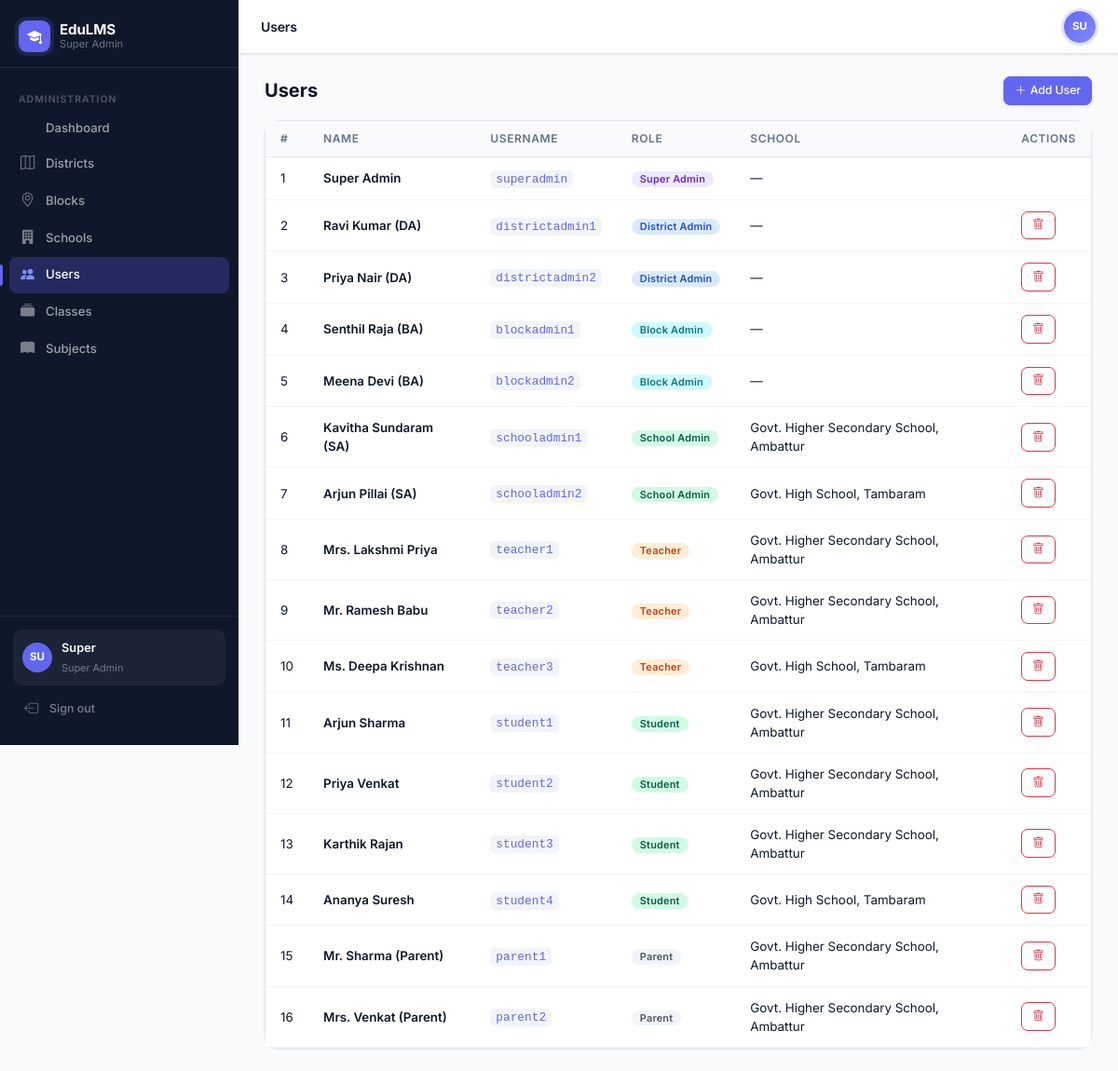
Page /admin/users (signed in) on the committed database.
### app/models/user.py (models this page shows, shortened)
class User(UserMixin, db.Model):
    __tablename__ = 'users'
    id = db.Column(db.Integer, primary_key=True)
    username = db.Column(db.String(80), unique=True, nullable=False)
    password_hash = db.Column(db.String(256), nullable=False)
    full_name = db.Column(db.String(120), nullable=False)
    email = db.Column(db.String(120))
    phone = db.Column(db.String(20))
    role = db.Column(db.String(30), nullable=False)  # super_admin, district_admin, block_admin, school_admin, teacher, student, parent
    district_id = db.Column(db.Integer, db.ForeignKey('districts.id'), nullable=True)
    block_id = db.Column(db.Integer, db.ForeignKey('blocks.id'), nullable=True)
    school_id = db.Column(db.Integer, db.ForeignKey('schools.id'), nullable=True)
    is_active = db.Column(db.Boolean, default=True)
    created_at = db.Column(db.DateTime, default=datetime.utcnow)
    district = db.relationship('District', foreign_keys=[district_id])
    block = db.relationship('Block', foreign_keys=[block_id])
    school = db.relationship('School', foreign_keys=[school_id])

### app/models/hierarchy.py (models this page shows)
class School(db.Model):
    __tablename__ = 'schools'
    id = db.Column(db.Integer, primary_key=True)
    name = db.Column(db.String(120), nullable=False)
    block_id = db.Column(db.Integer, db.ForeignKey('blocks.id'), nullable=False)
    district_id = db.Column(db.Integer, db.ForeignKey('districts.id'), nullable=False)
    is_active = db.Column(db.Boolean, default=True)
    created_at = db.Column(db.DateTime, default=datetime.utcnow)

### app/routes/admin.py (the view, shortened to what this page needs)
@admin_bp.route('/users', methods=['GET', 'POST'])
@login_required
@require_role(*ADMIN_ROLES)
def users():
    q = User.query.filter_by(is_active=True)
    if current_user.role == 'district_admin':
        q = q.filter_by(district_id=current_user.district_id)
    elif current_user.role == 'block_admin':
        q = q.filter_by(block_id=current_user.block_id)
    elif current_user.role == 'school_admin':
        q = q.filter_by(school_id=current_user.school_id)
    users = q.all()
    districts = District.query.filter_by(is_active=True).all()
    blocks = Block.query.filter_by(is_active=True).all()
    schools = School.query.filter_by(is_active=True).all()
    return render_template('admin/users.html', users=users, districts=districts, blocks=blocks, schools=schools)

### app/models/user.py (called while the page is built)
@login_manager.user_loader
def load_user(user_id):
    return User.query.get(int(user_id))

### app/services/rbac.py (called while the page is built)
def require_role(*roles):
    def decorator(f):
        @wraps(f)
        def decorated_function(*args, **kwargs):
            if not current_user.is_authenticated:
                return redirect(url_for('auth.login'))
            if current_user.role not in roles:
                abort(403)
            return f(*args, **kwargs)
        return decorated_function
    return decorator

### app/templates/admin/users.html (shortened to what this page needs)
{% extends "base.html" %}
{% block page_title %}Users{% endblock %}
{% block content %}
<div class="d-flex justify-content-between align-items-center mb-3">
    <h5 class="fw-bold mb-0">Users</h5>
    <button class="btn btn-primary btn-sm" data-bs-toggle="modal" data-bs-target="#addModal"><i class="bi bi-plus-lg me-1"></i>Add User</button>
</div>
<div class="card">
    <div class="card-body p-0">
        <div class="table-responsive">
        <table class="table table-hover mb-0">
            <thead class="table-light"><tr><th>#</th><th>Name</th><th>Username</th><th>Role</th><th>School</th><th>Actions</th></tr></thead>
            <tbody>
            {% for u in users %}
            <tr>
                <td>{{ u.id }}</td>
                <td class="fw-semibold">{{ u.full_name }}</td>
                <td><code>{{ u.username }}</code></td>
                <td><span class="badge badge-role role-{{ u.role }}">{{ u.role.replace('_',' ').title() }}</span></td>
                <td>{{ u.school.name if u.school else '—' }}</td>
                <td>
                    {% if u.id != current_user.id %}
                    <form method="POST" class="d-inline" onsubmit="return confirm('Deactivate user?')">
                        <button class="btn btn-sm btn-outline-danger"><i class="bi bi-trash"></i></button>
                    </form>
                    {% endif %}
                </td>
            </tr>
            {% else %}
            <tr><td colspan="6" class="text-center text-muted py-4">No users found.</td></tr>
            {% endfor %}
            </tbody>
        </table>
        </div>
    </div>
</div>
{% endblock %}

### app/templates/base.html (shortened to what this page needs)
<!DOCTYPE html>
<html lang="en">
<head>
    <link href="https://cdn.jsdelivr.net/npm/bootstrap@5.3.2/dist/css/bootstrap.min.css" rel="stylesheet">
    <link href="https://cdn.jsdelivr.net/npm/bootstrap-icons@1.11.3/font/bootstrap-icons.css" rel="stylesheet">
</head>
<body>
{% if current_user.is_authenticated %}
<nav id="sidebar">
    <div class="sidebar-brand">
        <div class="sidebar-brand-icon"><i class="bi bi-mortarboard-fill"></i></div>
        <div class="sidebar-brand-text">
            <strong>EduLMS</strong>
            <span>{{ current_user.role.replace('_',' ').title() }}</span>
        </div>
    </div>
    <div class="sidebar-nav">
    {% if current_user.role in ['super_admin','district_admin','block_admin','school_admin'] %}
        <div class="nav-section">Administration</div>
        <a href="{{ url_for('admin.dashboard') }}" class="nav-link {% if request.endpoint == 'admin.dashboard' %}active{% endif %}">
             Dashboard
        </a>
        {% if current_user.role == 'super_admin' %}
        <a href="{{ url_for('admin.districts') }}" class="nav-link {% if request.endpoint == 'admin.districts' %}active{% endif %}">
            <i class="bi bi-map"></i> Districts
        </a>
        <a href="{{ url_for('admin.blocks') }}" class="nav-link {% if request.endpoint == 'admin.blocks' %}active{% endif %}">
            <i class="bi bi-geo-alt"></i> Blocks
        </a>
        {% endif %}
        {% if current_user.role in ['super_admin','district_admin','block_admin'] %}
        <a href="{{ url_for('admin.schools') }}" class="nav-link {% if request.endpoint == 'admin.schools' %}active{% endif %}">
            <i class="bi bi-building-fill"></i> Schools
        </a>
        {% endif %}
        <a href="{{ url_for('admin.users') }}" class="nav-link {% if request.endpoint == 'admin.users' %}active{% endif %}">
            <i class="bi bi-people-fill"></i> Users
        </a>
        <a href="{{ url_for('admin.classes') }}" class="nav-link {% if request.endpoint == 'admin.classes' %}active{% endif %}">
            <i class="bi bi-collection-fill"></i> Classes
        </a>
        <a href="{{ url_for('admin.subjects') }}" class="nav-link {% if request.endpoint == 'admin.subjects' %}active{% endif %}">
            <i class="bi bi-book-fill"></i> Subjects
        </a>
    {% endif %}
    </div>
    <div class="sidebar-footer">
        <div class="sidebar-user">
            <div class="sidebar-avatar">{{ current_user.full_name[:2].upper() }}</div>
            <div class="sidebar-user-info">
                <strong>{{ current_user.full_name.split()[0] }}</strong>
                <span>{{ current_user.role.replace('_',' ').title() }}</span>
            </div>
        </div>
        <a href="{{ url_for('auth.logout') }}" class="nav-link" style="color:rgba(255,255,255,.45);font-size:.78rem;">
            <i class="bi bi-box-arrow-left"></i> Sign out
        </a>
    </div>
</nav>
<div id="main">
    <div id="topbar">
        <div class="d-flex align-items-center gap-3">
            <span class="topbar-title">{% block page_title %}{% endblock %}</span>
        </div>
        <div class="d-flex align-items-center gap-2">
            <div class="topbar-avatar">{{ current_user.full_name[:2].upper() }}</div>
        </div>
    </div>
    <div class="page-content">
        {% block content %}{% endblock %}
    </div>
</div>
{% else %}
{% block auth_content %}{% endblock %}
{% endif %}
</body>
</html>

### rows in the picture
User: role.replace "Super Admin", full_name "SU", full_name "Super", id "1", full_name "Super Admin", username "superadmin", school "—"
User: id "2", full_name "Ravi Kumar (DA)", username "districtadmin1", role.replace "District Admin", school "—"
User: id "3", full_name "Priya Nair (DA)", username "districtadmin2", role.replace "District Admin", school "—"
User: id "4", full_name "Senthil Raja (BA)", username "blockadmin1", role.replace "Block Admin", school "—"
User: id "5", full_name "Meena Devi (BA)", username "blockadmin2", role.replace "Block Admin", school "—"
User: id "6", full_name "Kavitha Sundaram (SA)", username "schooladmin1", role.replace "School Admin", school "Govt. Higher Secondary School, Ambattur"
User: id "7", full_name "Arjun Pillai (SA)", username "schooladmin2", role.replace "School Admin", school "Govt. High School, Tambaram"
User: id "8", full_name "Mrs. Lakshmi Priya", username "teacher1", role.replace "Teacher", school "Govt. Higher Secondary School, Ambattur"
User: id "9", full_name "Mr. Ramesh Babu", username "teacher2", role.replace "Teacher", school "Govt. Higher Secondary School, Ambattur"
User: id "10", full_name "Ms. Deepa Krishnan", username "teacher3", role.replace "Teacher", school "Govt. High School, Tambaram"
User: id "11", full_name "Arjun Sharma", username "student1", role.replace "Student", school "Govt. Higher Secondary School, Ambattur"
User: id "12", full_name "Priya Venkat", username "student2", role.replace "Student", school "Govt. Higher Secondary School, Ambattur"
User: id "13", full_name "Karthik Rajan", username "student3", role.replace "Student", school "Govt. Higher Secondary School, Ambattur"
User: id "14", full_name "Ananya Suresh", username "student4", role.replace "Student", school "Govt. High School, Tambaram"
User: id "15", full_name "Mr. Sharma (Parent)", username "parent1", role.replace "Parent", school "Govt. Higher Secondary School, Ambattur"
User: id "16", full_name "Mrs. Venkat (Parent)", username "parent2", role.replace "Parent", school "Govt. Higher Secondary School, Ambattur"
